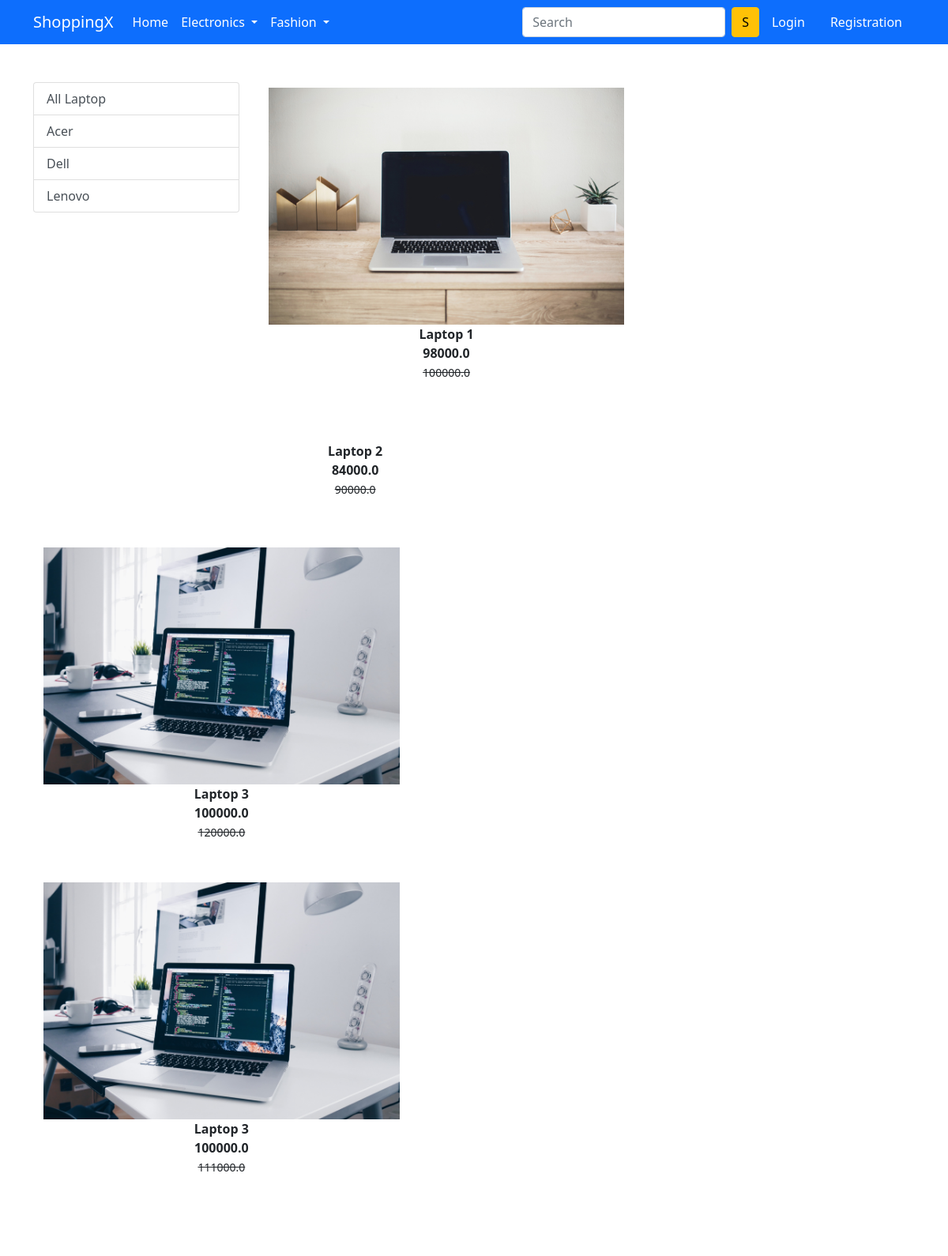
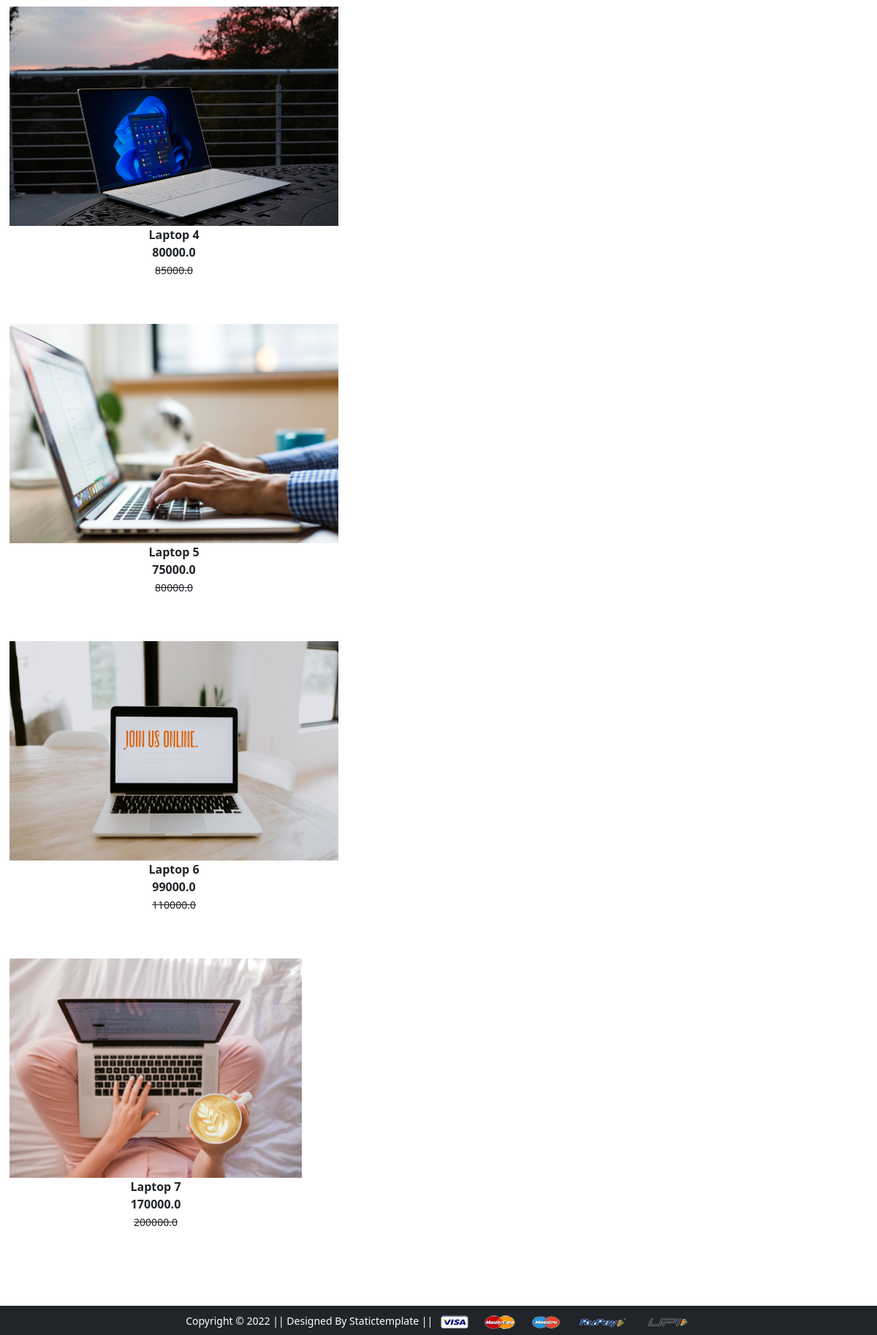
The app's page /laptop/ with its own data (2 pictures, top to bottom).
### app/models.py (models this page shows, shortened)
class Product(models.Model):
    title = models.CharField(max_length=100)
    selling_price = models.FloatField()
    discounted_price = models.FloatField()
    description = models.TextField()
    brand = models.CharField(max_length=100)
    category = models.CharField(choices=CATEGORY_CHOICES, max_length=2)
    product_image = models.ImageField(upload_to='productimg')

### app/views.py (the view)
# urls.py: path('laptop/',views.laptop,name='laptop'),
def laptop(request,data=None):
    if data == None:
        laptop = Product.objects.filter(category='L')
    elif data == 'Dell' or data == 'Acer' or data == 'lenovo':
        laptop = Product.objects.filter(category='L').filter(brand=data)
    return render(request,'app/laptop.html',{'laptop':laptop})

### app/templates/app/laptop.html (shortened to what this page needs)
{% extends 'app/base.html' %}
{% load static %}
{% block main-content %}
<div class="container my-5">
    <div class="row">
        <div class="col-sm-3">
            <div class="list-group">
                <a href="{% url 'laptop' %}" class="list-group-item list-group-item-action" aria-current="true">All
                    Laptop</a>
                <a href="{% url 'laptopdata' 'Acer' %}" class="list-group-item list-group-item-action"
                    aria-current="true">Acer</a>
                <a href="{% url 'laptopdata' 'Dell' %}" class="list-group-item list-group-item-action"
                    aria-current="true">Dell</a>
                <a href="{% url 'laptopdata' 'lenovo' %}" class="list-group-item list-group-item-action"
                    aria-current="true">Lenovo</a>
            </div>
        </div>
        <div class="col-sm-8">
            <div class="row">
                {% for product in laptop %}
                <div class="col-sm-4 text-center mb-4">
                    <a href="{% url 'product-detail' product.id %}" class="btn">
                        <div class="item">
                            <img src="{{product.product_image.url}}" alt="" height="300" class="">
                            <div class="fw-bold">{{product.title}}</div>
                            <div class="fw-bold">{{product.discounted_price}}</div>
                            <small class="fw-light text-decoration-line-through">{{product.selling_price}}</small>
                        </div>
                </div>
            </div>
            {% endfor %}
{% endblock main-content %}

### records on screen
Product: product_image (picture), title "Laptop 1", discounted_price "98000.0", selling_price "100000.0"
Product: title "Laptop 2", discounted_price "84000.0", selling_price "90000.0"
Product: product_image (picture), title "Laptop 3", discounted_price "100000.0", selling_price "120000.0"
Product: product_image (picture), title "Laptop 3", discounted_price "100000.0", selling_price "111000.0"
Product: product_image (picture), title "Laptop 4", discounted_price "80000.0", selling_price "85000.0"
Product: product_image (picture), title "Laptop 5", discounted_price "75000.0", selling_price "80000.0"
Product: product_image (picture), title "Laptop 6", discounted_price "99000.0", selling_price "110000.0"
Product: product_image (picture), title "Laptop 7", discounted_price "170000.0", selling_price "200000.0"
